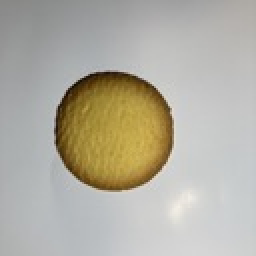
#> input picture image_processing/data/cookie1.jpg, 128 x 128 px, found by its file name (shown 2 times larger)
$ python 01.py
#> lines starting #> are read from the running program, lines starting #| are printed output that depends on the picture; after the words box and inside, x2 and y2 are one past the last pixel; in counts of white or black regions, pixels touching at a corner belong together
import cv2
import numpy as np
from matplotlib import pyplot as plt
from google.colab import files
from PIL import Image
from io import BytesIO

# 画像のアップロード
uploaded = files.upload()
#> the answer given: cookie1.jpg
image_path = list(uploaded.keys())[0]

# 画像読み込み（BGR）
image = cv2.imread(image_path)
#> image is the input picture: shape (128, 128, 3); mean B, G, R 162.3, 174.6, 178.2

# YUV に変換
yuv = cv2.cvtColor(image, cv2.COLOR_BGR2YUV)
#> yuv: shape (128, 128, 3); mean of channels 0, 1, 2 174.3, 122.2, 131.4
y, u, v = cv2.split(yuv)
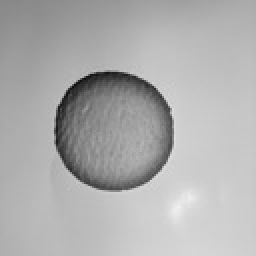
#> y: shape (128, 128) (shown 2 times larger); min 14, max 240, mean 174.3
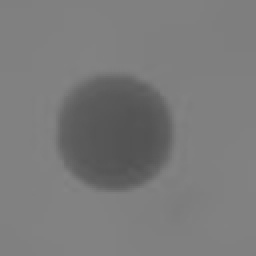
#> u: shape (128, 128) (shown 2 times larger); min 82, max 133, mean 122.2
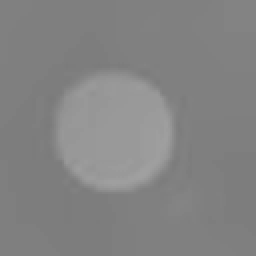
#> v: shape (128, 128) (shown 2 times larger); min 122, max 160, mean 131.4

# 黄色領域を抽出（Uが小さく、Vが大きい）
# ※範囲は調整可能
lower = np.array([0, 0, 130])   # Y, U, Vの最小値
upper = np.array([255, 120, 255]) # Y, U, Vの最大値
mask = cv2.inRange(yuv, lower, upper)
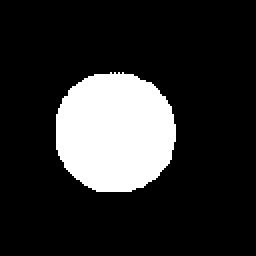
#> mask: shape (128, 128) (shown 2 times larger); 17.7% white; 1 white region, box (x1, y1, x2, y2) and area: (28, 36, 88, 96) 2900

# マスクを使って、白黒画像に（黄色だけ白、それ以外は黒）
result = cv2.bitwise_and(image, image, mask=mask)
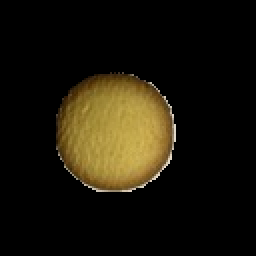
#> result: shape (128, 128, 3) (shown 2 times larger); mean B, G, R 9.9, 22.1, 26.7
highlight = cv2.cvtColor(mask, cv2.COLOR_GRAY2BGR)  # 可視化用に3チャンネル化

# 結果を表示
fig, axes = plt.subplots(1, 3, figsize=(15, 5))
axes[0].imshow(cv2.cvtColor(image, cv2.COLOR_BGR2RGB))
axes[0].set_title("Original Image")
axes[1].imshow(mask, cmap='gray')
axes[1].set_title("Yellow Area Mask")
axes[2].imshow(cv2.cvtColor(highlight, cv2.COLOR_BGR2RGB))
axes[2].set_title("Yellow Area Highlighted")
for ax in axes:
    ax.axis('off')
plt.show()
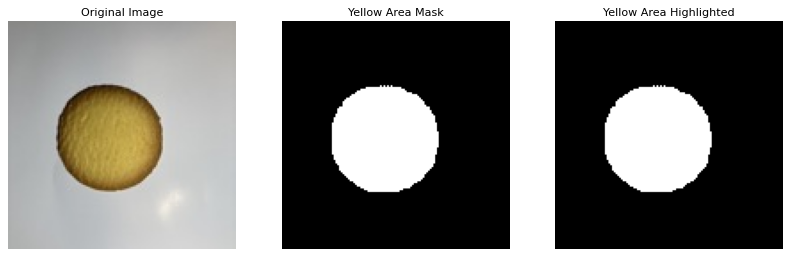
#> figure drawn by matplotlib, 3 panels

$ run again, on image_processing/data/senbei1.jpg
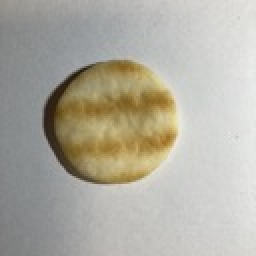
#> input picture image_processing/data/senbei1.jpg, 128 x 128 px, found by its file name (shown 2 times larger)
#> image is the input picture: shape (128, 128, 3); mean B, G, R 161.8, 173.1, 176.3
#> yuv: shape (128, 128, 3); mean of channels 0, 1, 2 172.8, 122.6, 131
#> `mask = cv2.inRange(yuv, lower, upper)`:
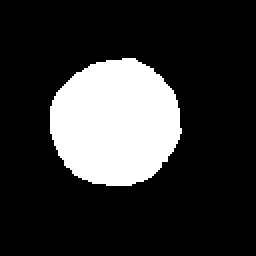
#> mask: shape (128, 128) (shown 2 times larger); 20.1% white; 1 white region, box (x1, y1, x2, y2) and area: (25, 29, 91, 93) 3286
#> `plt.show()`:
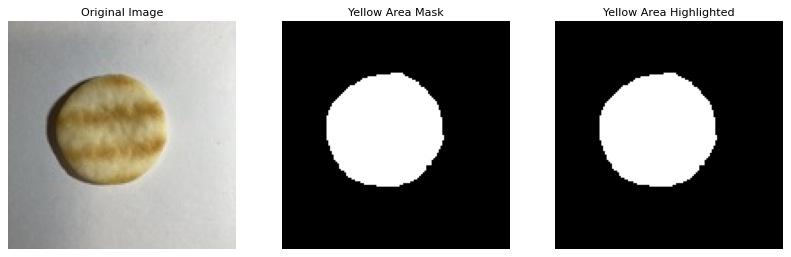
#> figure drawn by matplotlib, 3 panels

$ run again, on image_processing/data/senbei2.jpg
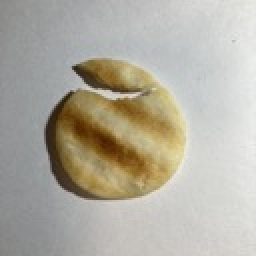
#> input picture image_processing/data/senbei2.jpg, 128 x 128 px, found by its file name (shown 2 times larger)
#> image is the input picture: shape (128, 128, 3); mean B, G, R 161, 173.2, 177.5
#> yuv: shape (128, 128, 3); mean of channels 0, 1, 2 173.1, 122.1, 131.8
#> `mask = cv2.inRange(yuv, lower, upper)`:
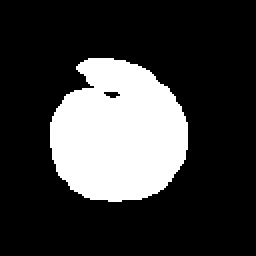
#> mask: shape (128, 128) (shown 2 times larger); 23.2% white; 1 white region, box (x1, y1, x2, y2) and area: (25, 29, 94, 101) 3804
#> `plt.show()`:
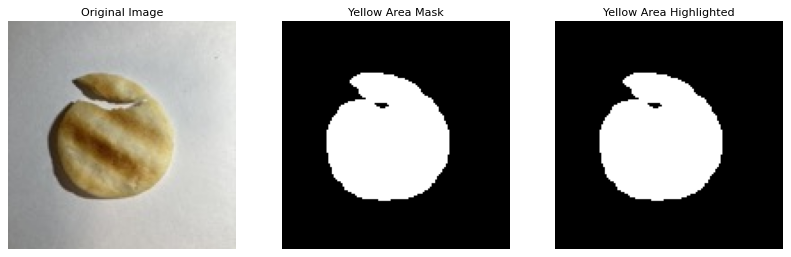
#> figure drawn by matplotlib, 3 panels
